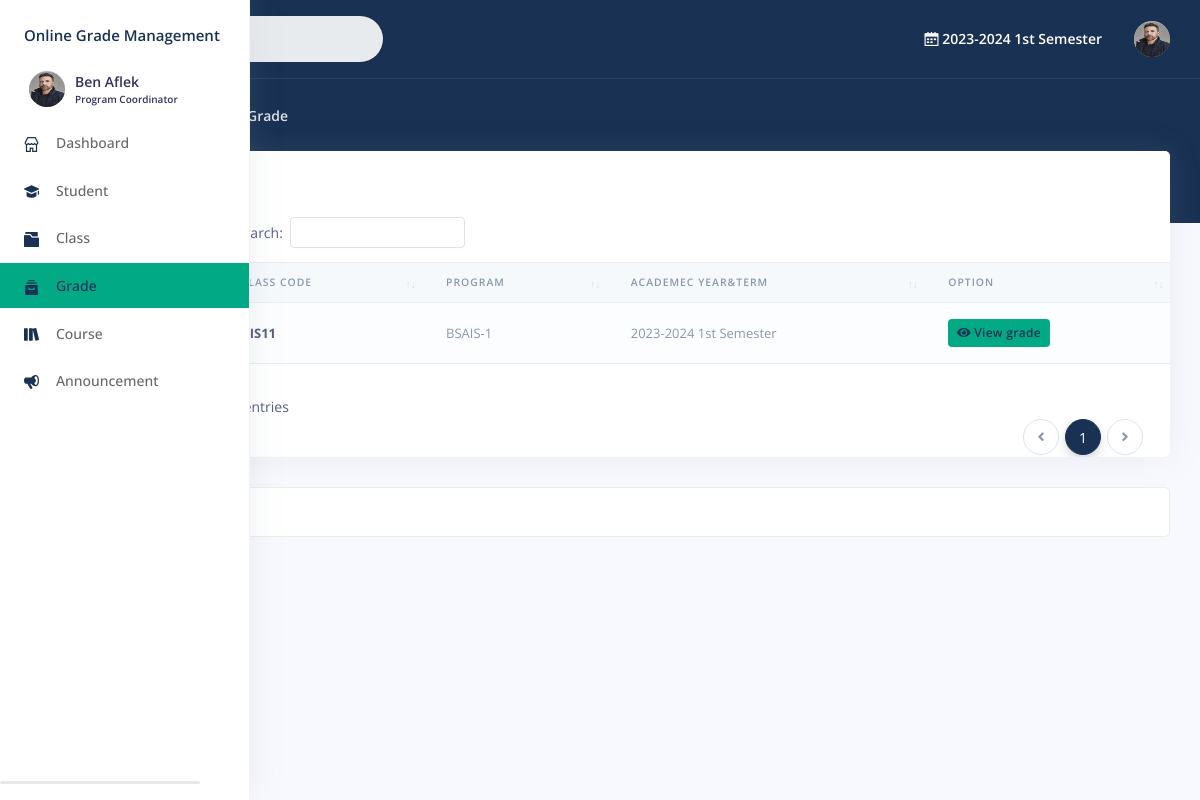
Page /faculty/grade.php (signed in) on the committed database.
### tables this page shows
CREATE TABLE `staff` (
  `id` int(11) NOT NULL,
  `user_id` int(11) DEFAULT NULL,
  `username` text NOT NULL,
  `institute_id` int(11) DEFAULT NULL,
  `position_id` int(11) NOT NULL,
  `created_on` datetime NOT NULL
);

CREATE TABLE `user` (
  `id` int(11) NOT NULL,
  `type` text NOT NULL,
  `username` text NOT NULL,
  `password` text NOT NULL,
  `firstname` text NOT NULL,
  `middlename` text DEFAULT NULL,
  `lastname` text NOT NULL,
  `gender` text DEFAULT NULL,
  `birthdate` date DEFAULT NULL,
  `address` text DEFAULT NULL,
  `phone_no` text DEFAULT NULL,
  `profileImage` text DEFAULT NULL,
  `isPasswordChanged` int(11) NOT NULL,
  `status` int(11) NOT NULL,
  `updated_on` datetime DEFAULT NULL,
  `created_on` datetime NOT NULL
);

CREATE TABLE `period` (
  `id` int(22) NOT NULL,
  `year` text NOT NULL,
  `term` int(11) NOT NULL,
  `status` int(11) NOT NULL,
  `updated_on` datetime DEFAULT NULL,
  `created_on` datetime NOT NULL
);

CREATE TABLE `class` (
  `id` int(20) NOT NULL,
  `class_code` text NOT NULL,
  `institute_id` int(20) DEFAULT NULL,
  `program_id` int(20) NOT NULL,
  `level` int(11) NOT NULL,
  `period_id` int(11) NOT NULL,
  `slot` int(22) DEFAULT NULL,
  `isSet` int(11) NOT NULL,
  `updated_on` datetime DEFAULT NULL,
  `created_on` datetime NOT NULL
);

CREATE TABLE `program` (
  `id` int(20) NOT NULL,
  `name` text NOT NULL,
  `description` text NOT NULL,
  `institute_id` int(20) NOT NULL,
  `updated_on` datetime NOT NULL,
  `created_on` datetime NOT NULL
);

### faculty/grade.php (the view, shortened to what the rows shown need)
<?php
	include("include/session.php");
	include("include/header.php");
	include("../include/function.php");
	?>
	</head>
	<?php include("include/sidebar.php"); ?>
	<div class="main-content" id="panel">
		<?php
			include("include/topnav.php");
		?>
			<div class="container-fluid mt--6">
				  <div class="row">
					<div class="col">
					<div class="card">
					<div class="table-responsive">
              			<table class="table align-items-center table-flush table-striped" id="datatable-buttons">
                			<thead class="thead-light">
								<tr>
									<th>No.</th>
									<th>Class Code</th>
									<th>Program</th>
									<th>Academec Year&Term</th>
									<th class="">Option</th>
								</tr>
							</thead>
						<tbody>
						<?php
							try{
								$sql = "SELECT *,`class`.`id` AS `class_id`,
								`program`.`name` AS `program_name`,
								`program`.`id` AS `program_id`,
								`period`.`id` AS `period_id`,
								`period`.`year` AS `period_year`,
								`period`.`term` AS `period_term`
								FROM `class`
								INNER JOIN `program` ON `program`.`id` = `class`.`program_id`
								INNER JOIN `period` ON `period`.`id` = `class`.`period_id`
								WHERE `program`.`institute_id`='".$user['institute_id']."'
								";
								$query = $con->query($sql);
								$cnt = 0;
								while ($row = $query->fetch(PDO::FETCH_ASSOC)) {
									$cnt++;
							?>
						  <tr>
						  	<td class="text-muted"><?php echo $cnt;?></td>
							<td class="table-user">
								<b>
								<?php
								$name = isset($row['class_code']) ? htmlspecialchars(short_text($row['class_code']), ENT_QUOTES, 'UTF-8') : '';
								echo $name;
								?>
							  </b>
							</td>
							<td>
								<span class="text-muted">
									<?php
										$level =(empty($row['level']) || $row['level']==NULL)?'0':$row['level'];
										$program_name =(empty($row['program_name']) || $row['program_name']==NULL)?'Empty':$row['program_name'];
										$program_name = isset($program_name) ? htmlspecialchars($row['program_name'], ENT_QUOTES, 'UTF-8') : '';
										echo $program_name.'-'.$level;
									?>
								</span>
							</td>
							<td>
								<span class="text-muted">
									<?php
										$year = isset($row['period_year']) ? htmlspecialchars(short_text($row['period_year']), ENT_QUOTES, 'UTF-8') : '';
										if($row['period_term']=='1')$term='1st Semester';
										else if($row['period_term']=='2')$term='2nd Semester';
										else if($row['period_term']=='3')$term='Summer';
										echo $year.' '.$term;
									?>
								</span>
							</td>
							<td>
								<?php
									try {
										$subject_sql = "SELECT `schedule`.`id` AS `schedule_id`, `course`.`subject_code` AS `course_code`
														FROM `schedule`
														INNER JOIN `course` ON `course`.`id` = `schedule`.`course_id`
														WHERE `schedule`.`class_id` = :class_id
														ORDER BY `schedule`.`id`";
										$subject_stmt = $con->prepare($subject_sql);
										$subject_stmt->bindParam(':class_id',$row['class_id'], PDO::PARAM_INT);
										$subject_stmt->execute();
										$subjects = $subject_stmt->fetchAll(PDO::FETCH_ASSOC);
										$subjects_no = $subject_stmt->rowCount();
										$prelim_grade = $midterm_grade = $final_grade = 0;
										foreach ($subjects as $subject) {
											$schedule_id = htmlspecialchars($subject['schedule_id'], ENT_QUOTES, 'UTF-8');
											$isgraded = getrecord('isgraded', ['class_id', 'course_id'], [$row['class_id'], $schedule_id]);
											$isgraded = ($isgraded == false) ? '' : $isgraded;
											if (!empty($isgraded['isPrelim'])) $prelim_grade++;
										}
									} catch (Exception $e) {
									}
									$link = '';
									$label = 'View grade';
									if (intval($final_grade) == intval($subjects_no) && intval($midterm_grade) == intval($subjects_no)) {
										$link = "grade_class.php?id={$row['class_id']}&period=final";
									} else if (intval($midterm_grade )== intval($subjects_no) && intval($prelim_grade) == intval($subjects_no)) {
										$link = "grade_class.php?id={$row['class_id']}&period=midterm";
									} else if (intval($prelim_grade) == intval($subjects_no)) {
										$link = "grade_class.php?id={$row['class_id']}&period=prelim";
									}
									if (!empty($link)): ?>
										<a href="<?php echo $link; ?>" class="btn bg-green text-primary btn-sm"><i class="fa fa-eye"></i>
										<?php echo $label; ?></a>
									<?php else: ?>
										<a href="#" class="btn bg-green text-primary btn-sm disabled"><i class="fa fa-eye"></i> No Grades</a>
									<?php endif; ?>
								</td>
						  </tr>
						  <?php  }
							}catch(Exception $e){
								$_SESSION['error']='Something went wrong in accessing scholarship program data.';
							}?>
						</tbody>
					  </table>
					</div>
				</div>
			</div>
		</div>
        	</div>
      	</div>
	</body>
</html>

### faculty/include/sidebar.php (shortened to what the rows shown need)
<body>
  <?php
    include '../include/conn.php';
    include("include/session.php");
  ?>
  <nav class="sidenav navbar navbar-vertical fixed-left navbar-expand-xs navbar-light bg-white text-white" id="sidenav-main">
    <div class="scrollbar-inner">
      <div class="sidenav-header d-flex align-items-center">
          <div class="navbar-brand sidebar-user text-left">
            <a href="profile.php">
            <span class="avatar avatar-sm rounded-circle" >
              <?php $userphoto = $user['profileImage'];
                if ($userphoto == "") :
              ?>
              <img src="img/profile.png" alt="Image placeholder">
              <?php else : ?>
                <img alt="Image placeholder" src="img/<?php echo htmlentities($userphoto); ?>" style="width:40px;height:35px;border-radius:50%;">
              <?php endif; ?>
            </span>
            <span>
              <h5 class=" m-0 text-sm  font-weight-bold">
                <?php echo  htmlentities($user['firstname'].' '.$user['lastname']);  ?>
              </h5>
              <h6 class="text-overflow m-0" data-toggle="tooltip" data-placement="left" title="User">
                <?php
                if($user['position_id']=='2'){
                  $position="Program Coordinator";
                }else if($user['position_id']=='3'){
                  $position="Teacher";
                }
                echo htmlentities($position);  ?>
              </h6>
            </span>
            </a>
          </div>
      </div>
      <br>
    </div>
  </nav>

### faculty/include/topnav.php (shortened to what the rows shown need)
<?php
  include '../include/conn.php';
	include("include/session.php");
?>
  <nav class="navbar navbar-top navbar-expand navbar-dark bg-primary border-bottom">
    <div class="container-fluid">
      <div class="collapse navbar-collapse" id="navbarSupportedContent">
        <ul class="navbar-nav align-items-center ml-md-auto">
          <li class="nav-item dropdown">
            <p class="nav-link mb-0 text-sm  font-weight-bold text-white" href="#">
              <i class="ni ni-calendar-grid-58"></i>
              <?php
                try {
                    $query = "SELECT * FROM `period` WHERE `status` = '1' LIMIT 1";
                    $stmt = $con->prepare($query);
                    $stmt->execute();
                    $result = $stmt->fetch(PDO::FETCH_ASSOC);
                    if ($result) {
                        echo $result['year'] . " ";
                        if ($result['term'] == '1') echo "1st Semester";
                        else if ($result['term'] == '2') echo "2nd Semester";
                        else if ($result['term'] == '3') echo "Summer";
                        else echo "Unknown Term";
                    } else  echo "No active period found.";
                } catch (PDOException $e) {  echo "Error: " . $e->getMessage(); }
              ?>
            </p>
          </li>
        </ul>
        <ul class="navbar-nav align-items-center ml-auto ml-md-0">
          <li class="nav-item dropdown">
            <a class="nav-link pr-0" href="#" role="button" data-toggle="dropdown" aria-haspopup="true" aria-expanded="false">
              <div class="media align-items-center">
                  <span class="avatar avatar-sm rounded-circle">
                    <?php $userphoto = $user['profileImage'];
                    if ($userphoto == "") :
                    ?>
                      <img src="img/profile.png" alt="Image placeholder">
                    <?php else : ?>
                      <img alt="Image placeholder" src="img/<?php echo htmlentities($userphoto); ?>" style="width:40px;height:35px;border-radius:50%;">
                    <?php endif; ?>
                  </span>
              </div>
            </a>
          </li>
        </ul>
      </div>
    </div>
  </nav>

### rows in the picture
staff: user.profileImage (picture), user.firstname+lastname "Ben Aflek", position "Program Coordinator"
period: year "2023-2024"
class: class_code "AIS11", program.name "BSAIS", level "1", period.year "2023-2024", period.term "1st Semester", label "View grade"

### other values in the picture
$currentpage "Grade"
